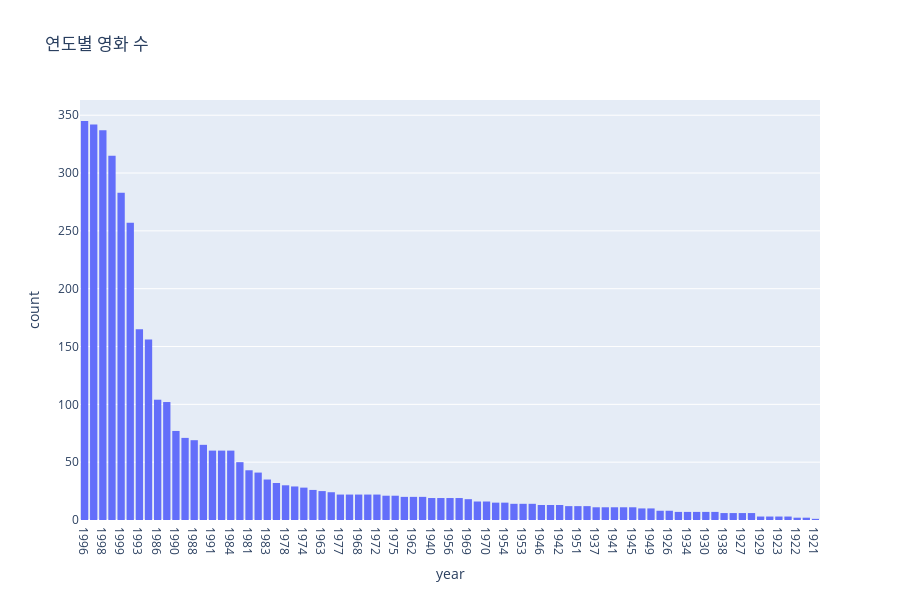

The notebook cell saved with this chart:
### Code cell
# plotly 버전 
movie_count_by_year = px.histogram(movies, x='year', height=600, title='연도별 영화 수').update_xaxes(categoryorder="total descending")
movie_count_by_year

### Figure 1 — Plotly figure (JSON) as saved in the notebook; plotly's stock layout.template omitted (floating-point values rounded to 4 significant figures; data arrays with more than 128 entries replaced by an {"elided": "..."} marker saying what was removed)
{"data": [{"alignmentgroup": "True", "bingroup": "x", "hovertemplate": "year=%{x}<br>count=%{y}<extra></extra>", "legendgroup": "", "marker": {"color": "#636efa", "pattern": {"shape": ""}}, "name": "", "offsetgroup": "", "orientation": "v", "showlegend": false, "type": "histogram", "x": {"elided": "3883 str values"}, "xaxis": "x", "yaxis": "y"}], "layout": {"barmode": "relative", "height": 600, "legend": {"tracegroupgap": 0}, "title": {"text": "연도별 영화 수"}, "xaxis": {"anchor": "y", "categoryorder": "total descending", "domain": [0, 1], "title": {"text": "year"}}, "yaxis": {"anchor": "x", "domain": [0, 1], "title": {"text": "count"}}}}
